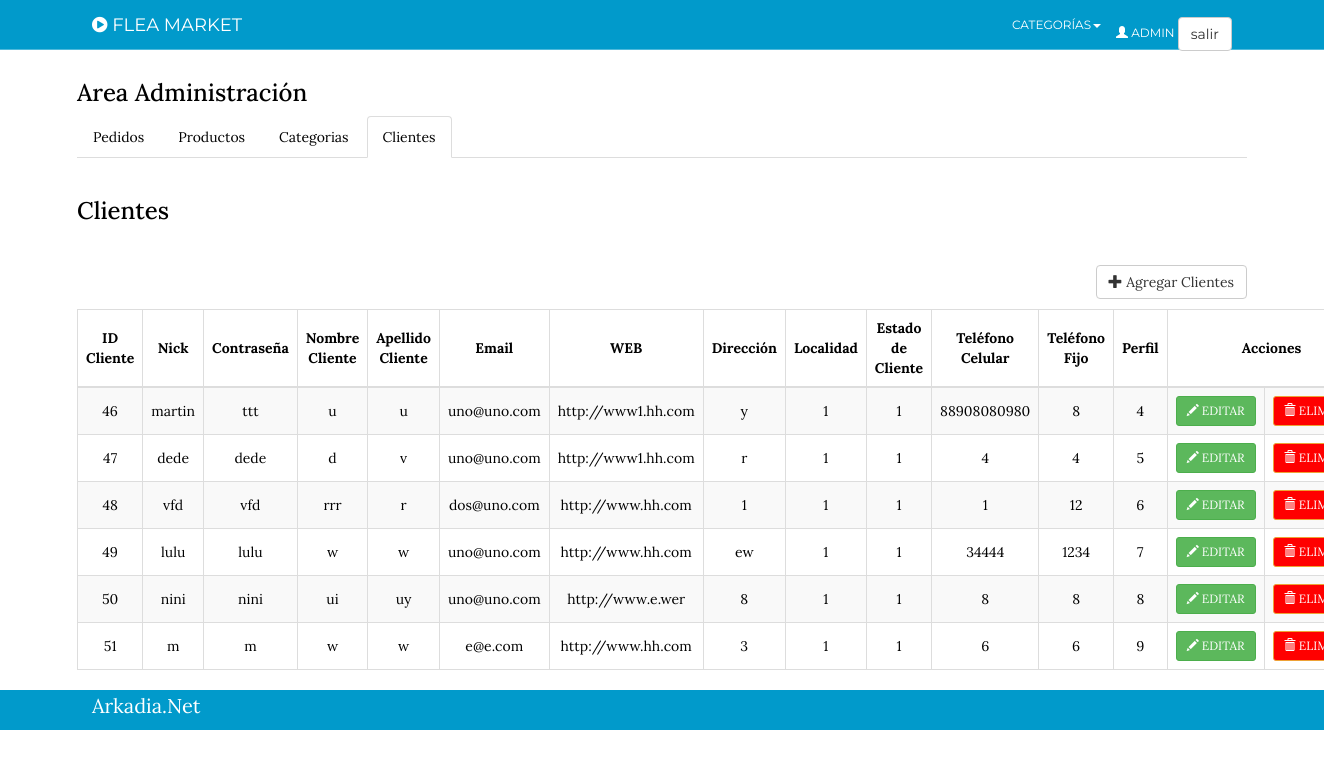
/admin/Clientes/menuClientes.php (signed in), run on the app's committed database.
### tables this page shows
CREATE TABLE IF NOT EXISTS `clientes` (
  `idCliente` int(11) NOT NULL AUTO_INCREMENT,
  `idPerfil` int(11) NOT NULL,
  `NombresCliente` varchar(100) NOT NULL,
  `ApellidosCliente` varchar(100) NOT NULL,
  `Email` varchar(100) NOT NULL,
  `WEB` varchar(100) NOT NULL,
  `Direccion` varchar(100) NOT NULL,
  `idLocalidad` int(11) NOT NULL,
  `idEstadocliente` int(11) NOT NULL,
  `telmovil` varchar(50) NOT NULL,
  `telfijo` varchar(50) NOT NULL,
  PRIMARY KEY (`idCliente`),
  UNIQUE KEY `ID` (`idCliente`),
  KEY `idLocalidad` (`idLocalidad`),
  KEY `idEstadocliente` (`idEstadocliente`),
  KEY `idLocalidad_2` (`idLocalidad`)
);

CREATE TABLE IF NOT EXISTS `perfiles` (
  `idPerfil` int(11) NOT NULL AUTO_INCREMENT,
  `usrPerfil` varchar(100) NOT NULL,
  `pssPerfil` varchar(250) NOT NULL,
  `nivelPerfil` int(11) NOT NULL,
  PRIMARY KEY (`idPerfil`)
);

### admin/funBDAdmin/funAdmin.php (the view, shortened to what this page needs)
<?php
function listarClientes($edit,$eliminar){
	$link = conectaDB();
	$query = "SELECT * FROM `clientes`, `perfiles` WHERE `clientes`.`idPerfil` = `perfiles`.`idPerfil`";
	if ($result = mysqli_query($link,$query)){ 	?>
<table id="listado" class="table table-striped table-bordered" cellspacing="0" width="100%">
        <thead>
            <tr>
            	<th style="vertical-align:middle; text-align:center;"> ID Cliente </th>
            	<th style="vertical-align:middle; text-align:center;"> Nick </th>
                <th style="vertical-align:middle; text-align:center;"> Contraseña </th>
                <th style="vertical-align:middle; text-align:center;"> Nombre Cliente </th>
                <th style="vertical-align:middle; text-align:center;"> Apellido Cliente </th>
                <th style="vertical-align:middle; text-align:center;"> Email </th>
                <th style="vertical-align:middle; text-align:center;"> WEB </th>
                <th style="vertical-align:middle; text-align:center;"> Dirección </th>
			    <th style="vertical-align:middle; text-align:center;"> Localidad </th>
				<th style="vertical-align:middle; text-align:center;"> Estado de Cliente</th>
                <th style="vertical-align:middle; text-align:center;"> Teléfono Celular </th>
				<th style="vertical-align:middle; text-align:center;"> Teléfono Fijo</th>
				<th style="vertical-align:middle; text-align:center;"> Perfil</th>
                <th COLSPAN="2" style="vertical-align:middle; text-align:center;"> Acciones </th>
            </tr>
        </thead>
        <tbody>
	<?php while ($fila = mysqli_fetch_assoc($result)){ ?>
		<tr>
			<td style="vertical-align:middle; text-align:center;"><?=$fila['idCliente'];?></td>
			<td style="vertical-align:middle; text-align:center;"><?=$fila["usrPerfil"];?></td>
			<td style="vertical-align:middle; text-align:center;"><?=$fila["pssPerfil"];?></td>
			<td style="vertical-align:middle; text-align:center;"><?=$fila["NombresCliente"];?></td>
			<td style="vertical-align:middle; text-align:center;"><?=$fila["ApellidosCliente"];?></td>
			<td style="vertical-align:middle; text-align:center;"><?=$fila["Email"];?></td>
			<td style="vertical-align:middle; text-align:center;"><?=$fila["WEB"];?></td>
			<td style="vertical-align:middle; text-align:center;"><?=$fila["Direccion"];?></td>
			<td style="vertical-align:middle; text-align:center;"><?=$fila["idLocalidad"];?></td>
			<td style="vertical-align:middle; text-align:center;"><?=$fila["idEstadocliente"];?></td>
			<td style="vertical-align:middle; text-align:center;"><?=$fila["telmovil"];?></td>
			<td style="vertical-align:middle; text-align:center;"><?=$fila["telfijo"];?></td>
			<td style="vertical-align:middle; text-align:center;"><?=$fila["idPerfil"];?></td>
			<td>
				<a href="#"  class="btn btn-success btn-sm"
				data-toggle="modal"
				data-target="#<?php printf($edit);?>"
				data-id = "<?php printf($fila["idCliente"]); ?>"
				data-nk = "<?php printf($fila["usrPerfil"]); ?>"
				data-nkV = "<?php printf($fila["usrPerfil"]); ?>"
				data-cd = "<?php printf($fila["pssPerfil"]); ?>"
				data-nm = "<?php printf($fila["NombresCliente"]); ?>"
				data-ap = "<?php printf($fila["ApellidosCliente"]); ?>"
				data-em = "<?php printf($fila["Email"]); ?>"
				data-wb = "<?php printf($fila["WEB"]); ?>"
				data-dr = "<?php printf($fila["Direccion"]); ?>"
				data-lc = "<?php printf($fila["idLocalidad"]); ?>"
				data-ec = "<?php printf($fila["idEstadocliente"]); ?>"
				data-tc = "<?php printf($fila["telmovil"]); ?>"
				data-tf = "<?php printf($fila["telfijo"]); ?>"
				data-idp = "<?php printf($fila["idPerfil"]); ?>"
				>
				<span class="glyphicon glyphicon-pencil"></span> EDITAR</a>
			</td>
			<td>
				<a href="#" class="btn btn-warning btn-sm"
					data-toggle="modal"
					data-target="#<?php printf($eliminar);?>"
					data-id="<?php printf($fila["idCliente"]); ?>"
					data-idp="<?php printf($fila["idPerfil"]); ?>"
					>
					<span class="glyphicon glyphicon-trash"></span> ELIMINAR
				</a>
			</td>
		</tr>
	<?php }  ?>
       </tbody>
    </table>
	<?php
	}else{
		var_dump($query,mysqli_error());
	}
}
?>
	<?php
function menuAdmin($etiqueta){
	$etiquetas = array("Pedidos","Productos","Categorias","Clientes","Detalle de Pedido" );
	$size = count($etiquetas) -1;
	?>
	<div class="container">
		<div class="row">
		<div class="col">
		<h3> Area Administración</h3>
			<ul class="nav nav-tabs">
		<?php
			for ($i=0; $i < $size; $i++) {
				if ($etiquetas[$i] == $etiqueta) {
					print("<li class=\"active\">");
				}else{
					print("<li>");
				}
		?>
			  <a href="../<?=$etiquetas[$i];?>/menu<?=$etiquetas[$i];?>.php" style="color:black"><?=$etiquetas[$i];?></a></li>
		<?php
			}
			if ("Detalle de Pedido"==$etiqueta){
				print("<li class=\"active\"><a href=\"../Pedidos/detalledepidido.php\" style=\"color:black\">$etiqueta</a></li></ul><br/><h3>$etiqueta</h3>");
			}else{
		?>
					</ul>
		  			<br>
					<h3><?=$etiqueta;?></h3>
					<br>
		<?php
				if (("Pedidos"!=$etiqueta)&&("Detalle de Pedido"!=$etiqueta)){
		?>
					<h5 class='text-right'>
						<button type="button" class="btn btn-default" data-toggle="modal" data-target="#modalAdd<?=$etiqueta;?>" >
						<i class='glyphicon glyphicon-plus'></i> Agregar <?=$etiqueta;?>
						</button>
					</h5>
<?php
	       		}
	       }
}
?>

### estilos/css/css.css (style rules this page uses)
html { width: 100%; height: 100%; }
a { color: #FFF; -webkit-transition: all .2s ease-in-out; -moz-transition: all .2s ease-in-out; transition: all .2s ease-in-out; }
.btn-warning { background-color: #FF0000; }

### data on the page
clientes: idCliente "46", idPerfil.usrPerfil "martin", idPerfil.pssPerfil "ttt", NombresCliente "u", ApellidosCliente "u", Email "uno@uno.com", WEB "http://www1.hh.com", Direccion "y", idLocalidad "1", idEstadocliente "1", telmovil "88908080980", telfijo "8", idPerfil.idPerfil "4"
clientes: idCliente "47", idPerfil.usrPerfil "dede", idPerfil.pssPerfil "dede", NombresCliente "d", ApellidosCliente "v", Email "uno@uno.com", WEB "http://www1.hh.com", Direccion "r", idLocalidad "1", idEstadocliente "1", telmovil "4", telfijo "4", idPerfil.idPerfil "5"
clientes: idCliente "48", idPerfil.usrPerfil "vfd", idPerfil.pssPerfil "vfd", NombresCliente "rrr", ApellidosCliente "r", Email "dos@uno.com", WEB "http://www.hh.com", Direccion "1", idLocalidad "1", idEstadocliente "1", telmovil "1", telfijo "12", idPerfil.idPerfil "6"
clientes: idCliente "49", idPerfil.usrPerfil "lulu", idPerfil.pssPerfil "lulu", NombresCliente "w", ApellidosCliente "w", Email "uno@uno.com", WEB "http://www.hh.com", Direccion "ew", idLocalidad "1", idEstadocliente "1", telmovil "34444", telfijo "1234", idPerfil.idPerfil "7"
clientes: idCliente "50", idPerfil.usrPerfil "nini", idPerfil.pssPerfil "nini", NombresCliente "ui", ApellidosCliente "uy", Email "uno@uno.com", WEB "http://www.e.wer", Direccion "8", idLocalidad "1", idEstadocliente "1", telmovil "8", telfijo "8", idPerfil.idPerfil "8"
clientes: idCliente "51", idPerfil.usrPerfil "m", idPerfil.pssPerfil "m", NombresCliente "w", ApellidosCliente "w", Email "e@e.com", WEB "http://www.hh.com", Direccion "3", idLocalidad "1", idEstadocliente "1", telmovil "6", telfijo "6", idPerfil.idPerfil "9"

### other printed values
$_SESSION['usrPerfil'] "ADMIN"
$etiquetas[$i] "Pedidos"
$etiquetas[$i] "Productos"
$etiquetas[$i] "Categorias"
$etiquetas[$i] "Clientes"
$etiqueta "Clientes"
